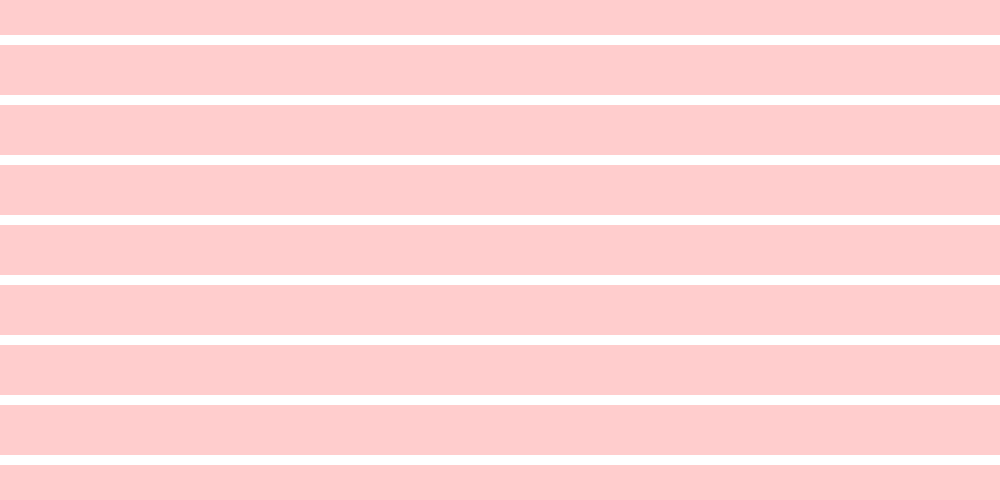
Frame 1 (no input)
Frame 60 (the mouse pressed at the canvas centre just before this capture): identical to frame 1, image omitted
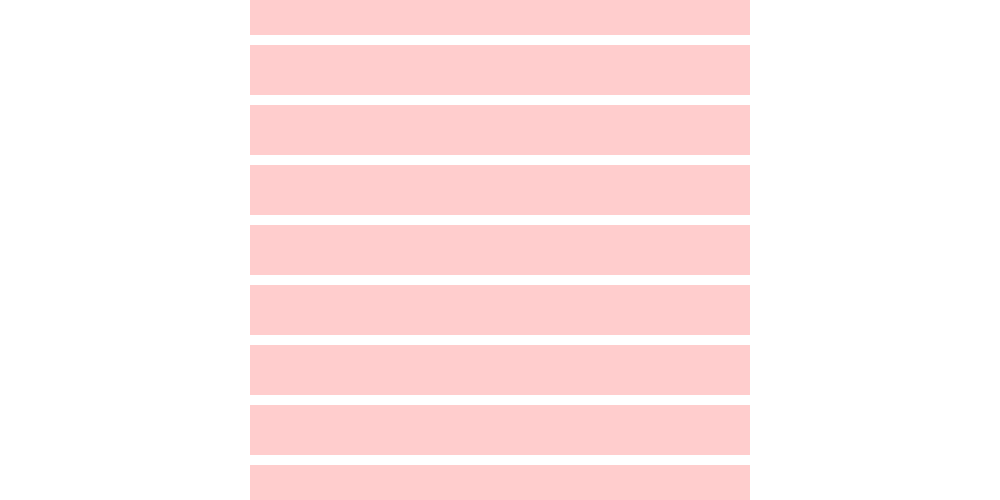
Frame 120 (the mouse held since frame 60 and released just before this capture)

The Processing sketch that drew these frames (run headless with seeded random() and noise(); from frame 60 on, the mouse is pressed at the canvas centre):

// Processing sketch: processing_74179
// ── processing_74179.pde

//Dan Sztanga
//dan.sztanga@gmail.com
//(C) Dan Sztanga 2012. All Rights Resserved.
//
//HW_8 While Loops
//
//Controls
//
//Mouse_ Move to change width of rectangles and change color
//Up/Down_ Changtes height of rectangles


float x, ydelt, wd, ht;
color col;

void setup(){
  size(1000, 500);
  background(255);
  smooth();
  
  x = width*.5;
  ydelt = 60; 
  wd = width;
  ht = 50;
  col = color(20, 225, 235, 50);
}

void draw(){
  function();
}

void function(){
  background(255);
  noStroke();
  //Color Change
  //Lower Left Quad
  if (mouseX < width * .5 && mouseY < height * .5) {
    col = color(255, (mouseX/width)*255, (mouseY/height)*255, 50);
  }
  //Upper Left Quad
  else if (mouseX < width * .5 && mouseY > height * .5) {
    col = color((mouseY/height)*255, 255, (mouseX/width)*255, 50);
  }
  //Lower Right Quad
  if (mouseX > width * .5 && mouseY < height * .5) {
    col = color((mouseX/width)*255, (mouseY/height)*255, 255, 50);
  }
  //Upper Right Quad
  if (mouseX > width * .5 && mouseY > height * .5) {
    col = color(255, (mouseX/width)*255, 255, 50);
  }
  fill(col);
  
  //Changes width of rectangles
  wd = (width-mouseX);
  
  //Draws rectangles
  float y = 10;
  while(y < height){
    rectMode(CENTER);
    rect(x, y, wd, ht);
    y = y+ydelt;
  }
}

//Changes height of rectangles
void keyPressed(){
  if(key == CODED){
    if(keyCode == UP){
      if(ht == 1000){
        ht = 1000;
    }
    else{
      ht = ht+50;
      ydelt = ydelt+50;
    }
  }
  else if(keyCode == DOWN){
    if(ht == 50){
      ht = 50;
      }
      else{
        ht = ht-50;
        ydelt = ydelt-50;
      }
    }
  }
}
